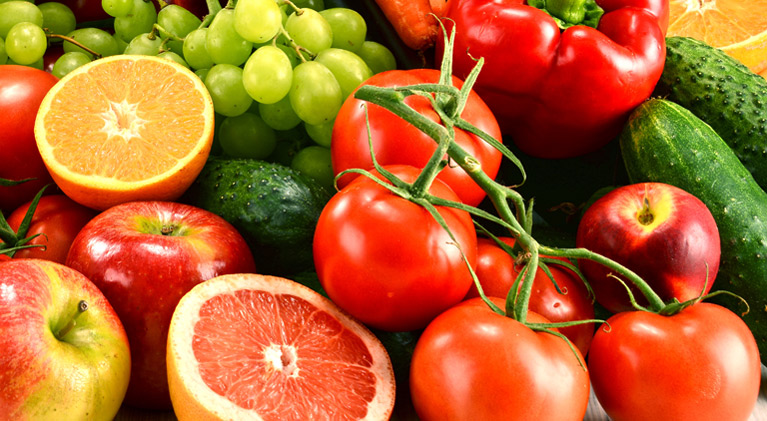
#> input picture TD/TD4/images/fruits.jpg, 767 x 421 px
$ python TD4-Traitement_image_C0.py
#> lines starting #> are read from the running program, lines starting #| are printed output that depends on the picture
# %% [markdown]
# # TD : Vision par ordinateur : traitement d’image

# %% [markdown]
# ### 1. Prérequis
#
# Préparation d’un environnement de travail Python et installation du paquet OpenCV :
# Documentation : [Documentation officielle Python](https://docs.python.org/fr/3/tutorial/venv.html)
#
# 1. Créez un dossier 📂 *VisionIndustrielle* (par exemple sur votre bureau) et ouvrez ce dossier.
# 2. Faites **Shift + clic droit** à l'intérieur du dossier 📂 *VisionIndustrielle*.
# 3. Cliquez sur `Ouvrir la fenêtre PowerShell ici`.
# 4. Exécutez les commandes suivantes pour préparer un environnement Python dédié au traitement d’images :
#
# ```bash
# > python --version                                 # Vérifier que la version de Python est 3.11
# > python -m venv opencv_env                        # Création d'un environnement virtuel nommé "opencv_env"
# > ./opencv_env/Scripts/activate                    # Activation de l'environnement virtuel
# > python -m pip install --upgrade pip              # Mise à jour de l'installeur de paquets
# > pip install jupyter opencv-python matplotlib     # Installation des bibliothèques OpenCV, Matplotlib et Jupyter
# ```

# %%
#!pip install opencv-python matplotlib ipykernel
import cv2
import numpy as np

# %% [markdown]
# ### 2. Lecture d'une image en niveaux de gris
#
# 1. Consultez la documentation de la fonction `cv2.imread` dans la documentation d'OpenCV.
# 2. Utilisez la fonction `cv2.imread` pour lire l'image située à `"../images/fruits.jpg"` en mode niveaux de gris, en utilisant le paramètre `cv2.IMREAD_GRAYSCALE`.
# 3. Affichez les dimensions de l'image à l'aide de l'attribut `.shape` et identifiez les indices correspondant aux lignes et colonnes.
#

# %%
fruits_gray = cv2.imread("images/fruits.jpg", cv2.IMREAD_GRAYSCALE) # lecture de l'image
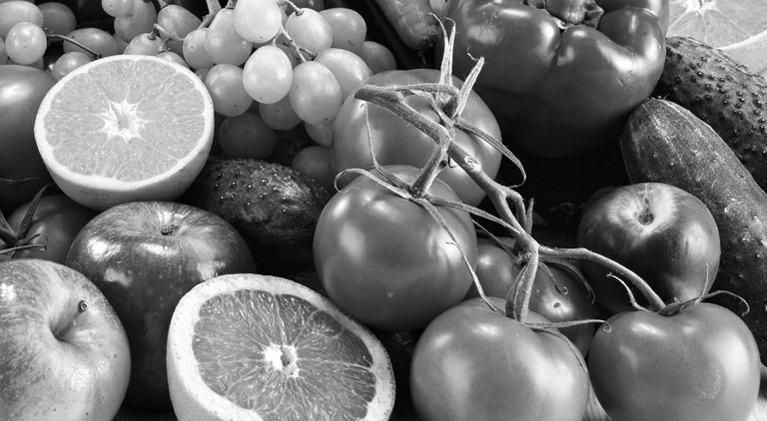
#> fruits_gray: shape (421, 767); min 0, max 255, mean 116.8
if fruits_gray is None:     # si l'image n'a pas pu etre chargée
    print("❌ Erreur: l'image n'a pas pu être chargée")
else:
    print("Les dimensions de l'image sont (nombre de lignes, nombre de colonnes):", fruits_gray.shape)
#| Les dimensions de l'image sont (nombre de lignes, nombre de colonnes): (421, 767)

# %% [markdown]
# ### 3. Affichage d'une image avec le package Matplotlib
#
# 1. Consultez la documentation de la fonction `imshow` du package Matplotlib, en particulier l'utilisation du paramètre `cmap="gray"`.
# 2. Expérimentez en modifiant le paramètre `cmap="gray"` pour observer les effets sur l'affichage (référez-vous à la documentation).
# 3. Créez une fonction nommée `implot` afin de simplifier l'affichage des images dans vos analyses futures.
#

# %%
# affichage de l'image grise
from matplotlib import pyplot as plt
plt.imshow(fruits_gray, cmap="gray")
plt.title('Fruits en niveau de gris')
plt.axis('off')
plt.show()


# %%
# création d'une fonction implot réutilisable autant de fois que nécessaire
def implot(image, title):
    plt.imshow(image, cmap="gray")
    plt.title(title)
    plt.axis('off')
    plt.show()

# utilisation de la fonction implot pour ré-afficher l'image
implot(fruits_gray, "Fruits en niveau de gris avec la fonction implot")

# %% [markdown]
# ### 4. Image en couleur
#
# 1. Utilisez la fonction `cv2.imread` pour lire l'image située à `"../images/fruits.jpg"` avec le paramètre `cv2.IMREAD_UNCHANGED`.
# 2. Affichez les dimensions de l'image à l'aide de l'attribut `.shape` et identifiez les indices correspondant aux lignes, colonnes et canaux de couleur.
# 3. Affichez l'image en couleur en utilisant la fonction `implot`.
# 4. Recherchez des informations sur les différents encodages des images couleur sur ordinateur (par exemple : RGB, BGR, LAB, HSV, etc.).
# 5. Documentez-vous sur ce qu'est un filtre de Bayer et son rôle dans les capteurs d'image.
#

# %%
fruits_bgr = cv2.imread("images/fruits.jpg", cv2.IMREAD_UNCHANGED)
#> fruits_bgr is the input picture: shape (421, 767, 3); mean B, G, R 44, 100.5, 176.4
if fruits_bgr is None:     # si l'image n'a pas pu etre chargée
    print("❌ Erreur: l'image n'a pas pu être chargée")
else:
    print("Les dimensions de l'image sont (nombre de lignes, nombre de colonnes, nombre de couleurs):", fruits_bgr.shape)
#| Les dimensions de l'image sont (nombre de lignes, nombre de colonnes, nombre de couleurs): (421, 767, 3)

implot(fruits_bgr, "Fruits en couleur")

# %% [markdown]
# ### 5. Affichage de l'image en couleur avec OpenCV
#
# 1. Utilisez les fonctions `cv2.imshow` et `cv2.waitKey` pour afficher une image en couleur. Consultez des exemples dans la documentation en ligne d'OpenCV.
# 2. Créez une fonction nommée `imshow_cv` afin de simplifier l'affichage des images pour les prochaines manipulations.
#
#

# %%
# fonction pour afficher une image en format opencv
def imshow_cv(image,  winname = 'Image OpenCV'):
    cv2.imshow(winname, image)
    while(True):        # boucle d'affichage de l'image
        k = cv2.waitKey(60)
        if not cv2.getWindowProperty(winname, cv2.WND_PROP_VISIBLE):  # when window is close get out of the loop
            break
        if k == -1:  # if no key was pressed, -1 is returned
            continue
        else:
            break
    cv2.destroyAllWindows()

# affichage de l'image avec la librairie opencv
# imshow_cv(fruits_bgr, "fruits_bgr")

# %% [markdown]
# ### 6. Convertir l'image en RGB pour l'afficher correctement avec Matplotlib
#
# 1. Convertissez l'image en RGB en inversant directement les canaux de couleur à l'aide d'une manipulation des indices du tableau en Python.
# 2. Alternativement, utilisez la fonction `cv2.cvtColor` pour effectuer la conversion. Consultez la documentation pour plus de détails.
#

# %%
# 1. Conversion des images BGR -> RGB, en utilisant la fonction opencv
fruits_rgb = fruits_bgr[...,[2,1,0]]
implot(fruits_rgb, "Conversion des images BGR -> RGB par indices")

# %%
# 2. Conversion des images BGR -> RGB, en utilisant la fonction opencv
fruits_rgb_cv = cv2.cvtColor(fruits_bgr, cv2.COLOR_BGR2RGB)
implot(fruits_rgb_cv, "Conversion des images BGR -> RGB par opencv")

# %% [markdown]
# ### 7. Afficher les images des différents canaux de couleurs (Rouge, Vert, Bleu)
#
# 1. Affichez les canaux de couleur rouge, vert et bleu séparément.
# 2. Concaténez les images des canaux dans une seule image ayant des dimensions `(3 * largeur x hauteur)` ou `(largeur x 3 * hauteur)`. Vous pouvez utiliser `np.vstack` ou `cv2.hconcat` pour cela.
# 3. Affichez l'image concaténée.
# 4. Affichez également les différents canaux pour les encodages LAB et HSV. Utilisez `cv2.cvtColor` pour effectuer la conversion vers les encodages LAB et HSV.
#

# %%
fruits_rouge = fruits_rgb[...,0]
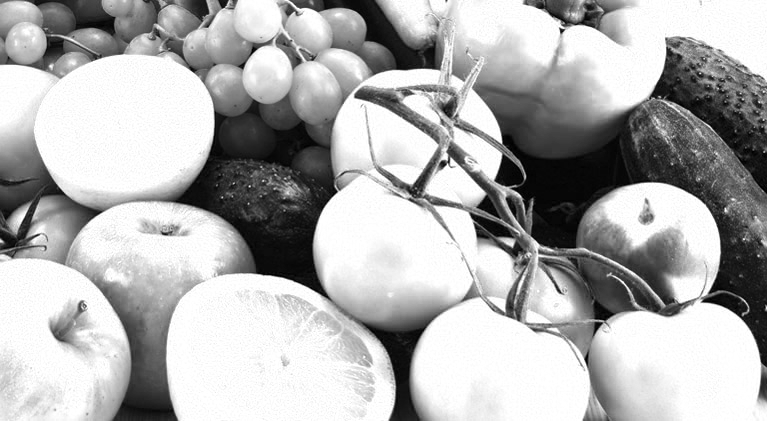
#> fruits_rouge: shape (421, 767); min 0, max 255, mean 176.4
fruits_vert = fruits_rgb[...,1]
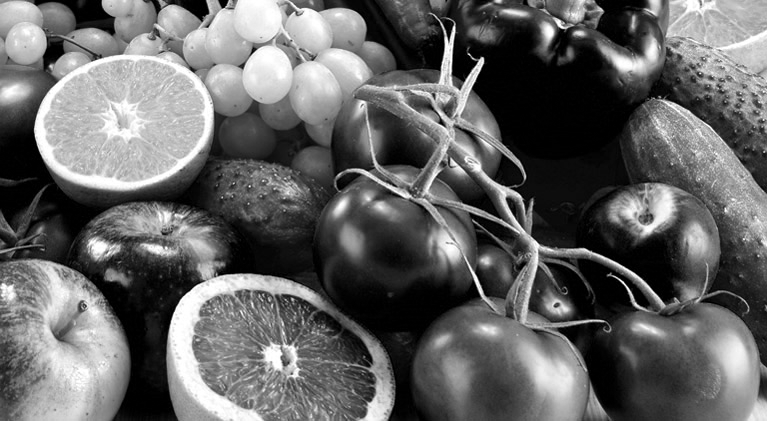
#> fruits_vert: shape (421, 767); min 0, max 255, mean 100.5
fruits_bleu = fruits_rgb[...,2]
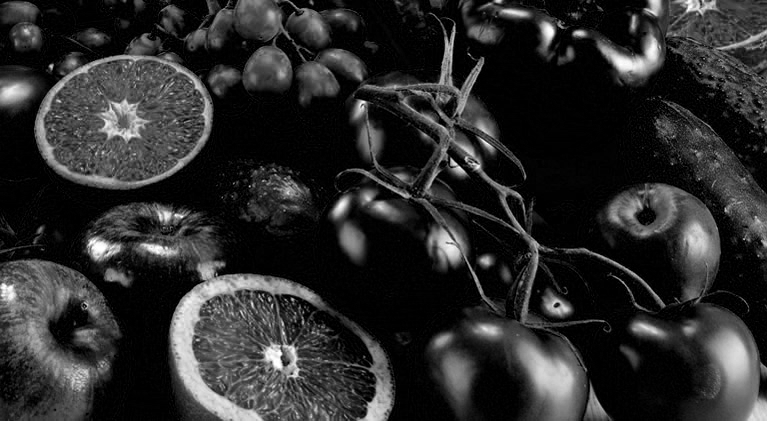
#> fruits_bleu: shape (421, 767); min 0, max 255, mean 44

implot(fruits_rouge, "Fruits Canal Rouge")
implot(fruits_vert, "Fruits Canal Vert")
implot(fruits_bleu, "Fruits Canal Bleu")

# %%
# Concaténation horizontale des différents canaux couleurs dans une seule image
fruits_concat = cv2.hconcat([fruits_rouge, fruits_vert, fruits_bleu])
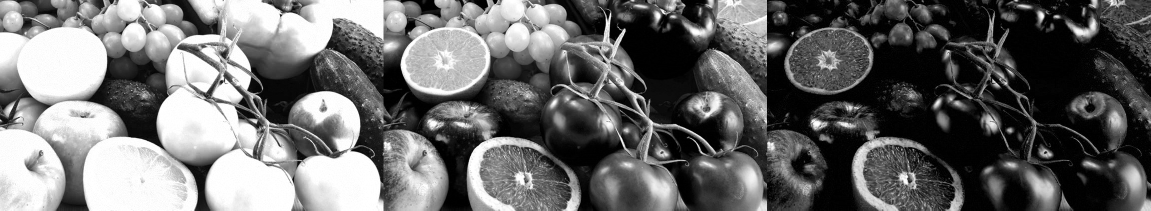
#> fruits_concat: shape (421, 2301) (shown at 1/2 size); min 0, max 255, mean 107
implot(fruits_concat, "Fruits - concaténation horizontale des canaux RGB")

# %% [markdown]
# ### 8. Opérations élémentaires entre images en niveaux de gris
#
# 1. Sélectionnez le canal rouge, vert et/ou bleu d'une image.
# 2. Testez des opérations élémentaires telles que l'addition, la soustraction, la multiplication entre les canaux, en utilisant soit les opérateurs de NumPy (`+`, `-`, `/`, `*`), soit les fonctions d'OpenCV (`cv2.add`, `cv2.subtract`, `cv2.multiply`, `cv2.divide`, etc.).
# 3. Les résultats obtenus sont-ils cohérents ? Quelle est la dynamique ou la profondeur (depth) de l'image ? Vous pouvez vérifier cela en affichant la propriété `dtype` de l'image avec l'instruction `nom_de_mon_image.dtype`.
# 4. Modifiez la profondeur des images pour effectuer les calculs en utilisant des valeurs flottantes en 32 bits. Pour ce faire, utilisez la méthode NumPy `mon_image.astype(np.float32)`.
#

# %%
image_rv = fruits_rouge + fruits_vert
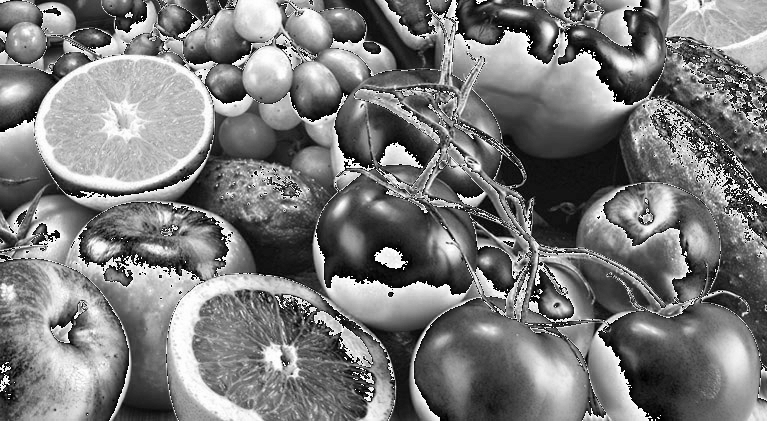
#> image_rv: shape (421, 767); min 0, max 255, mean 122.5
implot(image_rv, "Canal rouge + canal vert - opérateur +")
print("fruits_rouge profondeur :", image_rv.dtype)
#| fruits_rouge profondeur : uint8

# %%
image_rv_cv = cv2.add(fruits_rouge,fruits_vert)
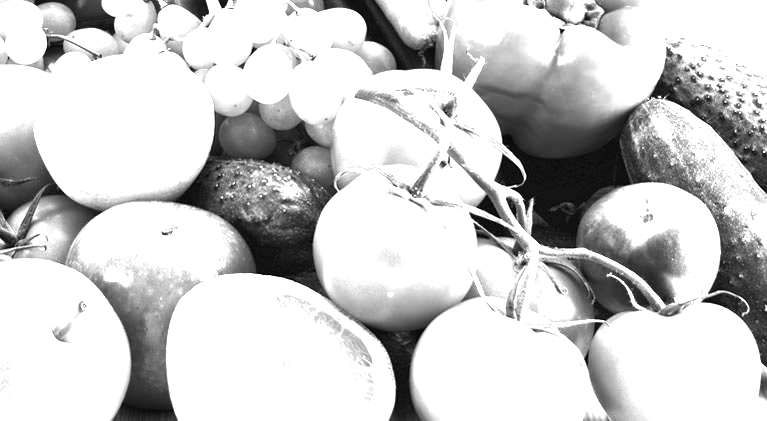
#> image_rv_cv: shape (421, 767); min 0, max 255, mean 203.9
implot(image_rv_cv, "Canal rouge + canal vert avec opencv")
print("fruits_rouge profondeur :", image_rv_cv.dtype)
#| fruits_rouge profondeur : uint8

# %% [markdown]
# ### 9. Opérations élémentaires entre images couleurs
#
# 1. Chargez deux images couleurs. Créez une fonction permettant de lire une image au format BGR avec `cv2.imread` et le paramètre `cv2.IMREAD_UNCHANGED`, tout en la convertissant automatiquement au format RGB pour simplifier les affichages futurs.
# 2. Testez des opérations élémentaires sur les images couleurs, telles que l'addition, la soustraction, la multiplication ou la division. Utilisez soit les opérateurs de NumPy (`+`, `-`, `/`, `*`), soit les fonctions d'OpenCV (`cv2.add`, `cv2.subtract`, `cv2.multiply`, `cv2.divide`, `cv2.addWeighted`, etc.).
# 3. Testez des opérateurs binaires sur les images, comme ceux proposés par NumPy (`np.bitwise_and`, `np.bitwise_or`, `np.bitwise_xor`) ou OpenCV (`cv2.bitwise_and`, `cv2.bitwise_or`, `cv2.bitwise_xor`).
#

# %% [markdown]
# ### 10. Filtrage
#
# 1. Choisissez une image de votre choix et appliquez un filtre de type `cv2.boxFilter` ou `cv2.GaussianBlur` pour lisser l'image.
# 2. Répétez l'opération en utilisant un filtre médian avec la fonction `cv2.medianBlur`.
#

# %% [markdown]
# ### 11. Fonction de génération aléatoire de bruit gaussien :

# %%
# fonction pour ajouter artificiellement du bruit à une image
def add_noise(img, mean = 0, stddev = 36, threshold = None):
    noise = np.zeros(img.shape, np.uint8)
    cv2.randn(noise, np.asarray([mean,mean,mean]),  np.asarray([stddev,stddev,stddev]))
    if threshold:
        noise = np.where(noise>threshold, noise, 0)
    noisy_img = cv2.add(img, noise)
    return noisy_img

# %% [markdown]
# ### 12. Filtrage du bruit
#
# 1. Appliquez les filtres sur une image bruitée en utilisant la fonction `add_noise` (fournie précédemment) pour ajouter artificiellement du bruit à une image.
# 2. Expérimentez avec différents paramètres pour le bruit et testez plusieurs techniques de filtrage (`cv2.boxFilter`, `cv2.GaussianBlur`, `cv2.medianBlur`).
#

# %% [markdown]
# ### 13. Filtrage pour la détection de contours
#
# 1. Appliquez un filtre de type gradient (`cv2.Sobel`) sur une image couleur, en analysant les gradients dans les directions X et Y.
# 2. Modifiez les paramètres du filtre pour observer leurs effets.
# 3. Combinez les gradients X et Y en utilisant `cv2.magnitude` ou une combinaison de `cv2.convertScaleAbs` et `cv2.addWeighted`.
# 4. Facilitez l'affichage des résultats en normalisant les valeurs avec `cv2.normalize` et le paramètre `norm_type=cv2.NORM_MINMAX`.
# 5. Expérimentez la détection des contours avec le filtre `cv2.Laplacian`.
#

# %% [markdown]
# ### 14. Fonction de seuillage / Segmentation
#
# 1. Additionnez les canaux R, G et B de l'image résultant de l'application du gradient.
# 2. Appliquez un seuillage sur une image en niveaux de gris (ou sur l'un des canaux R, G ou B d'une image) à l'aide des fonctions suivantes :
#    - `cv2.threshold`
#    - `cv2.adaptiveThreshold`
#    - `cv2.inRange`
#
#

# %% [markdown]
# ### 15. Morphologie mathématique
#
# 1. Sur une image segmentée, testez les fonctions morphologiques suivantes :
#    - `cv2.erode`
#    - `cv2.dilate`
#    - `cv2.morphologyEx`
# 2. Expliquez ce qu'est une ouverture et une dilatation.
#

# %% [markdown]
# ### 16. Détection de contours : Canny
#
# 1. Utilisez la fonction avancée de détection de contours `cv2.Canny`.
# 2. Utilisez la fonction `cv2.countNonZero` pour compter le nombre de pixels correspondant aux contours détectés.
#

# %% [markdown]
# ### 17. Manipulation des images
#
# 1. Testez la fonction `cv2.resize`.
# 2. Testez la fonction `cv2.pyrDown`.
# 3. Testez la fonction `cv2.flip` avec différents paramètres.
# 4. Sélectionnez une région d’intérêt dans une image.
#

# %% [markdown]
# ### 18. Dessin dans une image
#
# 1. Recherchez comment afficher du texte avec OpenCV (`cv2.putText`).
# 2. Affichez une ligne (`cv2.line`).
# 3. Dessinez un rectangle (`cv2.rectangle`).
# 4. Dessinez un cercle (`cv2.circle`).
# 5. Dessinez une ellipse (`cv2.ellipse`).
#

# %% [markdown]
# ### 19. Afficher l'histogramme du canal rouge
#
# 1. Sélectionnez l'image du canal rouge.
# 2. Recherchez des informations sur ce qu'est un histogramme.
# 3. Calculez son histogramme avec `cv2.calcHist` ou `np.histogram`.
# 4. Affichez son histogramme avec `plt.hist`.
#

# %% [markdown]
# ### 20. Aller plus loin
#
# Tutoriels de traitement d'image :
# - [OpenCV Tutorial - Introduction](https://docs.opencv.org/4.8.0/d6/d00/tutorial_py_root.html)
# - [OpenCV Tutorial - Image Processing](https://docs.opencv.org/4.8.0/d2/d96/tutorial_py_table_of_contents_imgproc.html)
#

# %% [markdown]
# ### 21. Application à la détection de défaut : Contrôle d'ébréchure
#
# 1. Charger l'image ```"../images/controle-ebrechure.jpg"``` et l'image ```"../images/controle-ebrechure_2.jpg"```.
# 2. Effectuer la différence entre ces deux images.
# 3. Appliquer un seuillage sur la différence des deux images.
# 4. Compter le nombre de pixels différents dans l'image seuillée avec la fonction ```cv2.countNonZero```.
# 5. Réaliser la même opération, mais en ajoutant du bruit dans les images à l'aide de la fonction ```add_noise```.
#

$ run again, with TD/TD4/images/A5007.jpg copied over TD/TD4/images/fruits.jpg
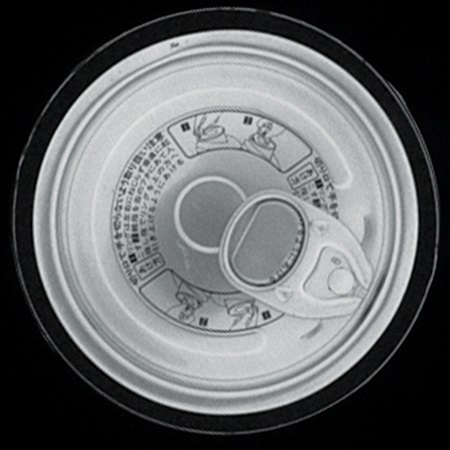
#> input picture TD/TD4/images/A5007.jpg, 450 x 450 px
#| Les dimensions de l'image sont (nombre de lignes, nombre de colonnes): (450, 450)
#> fruits_bgr is the input picture: shape (450, 450, 3); mean B, G, R 102.7, 101.3, 99.4
#| Les dimensions de l'image sont (nombre de lignes, nombre de colonnes, nombre de couleurs): (450, 450, 3)
#> `image_rv = fruits_rouge + fruits_vert`:
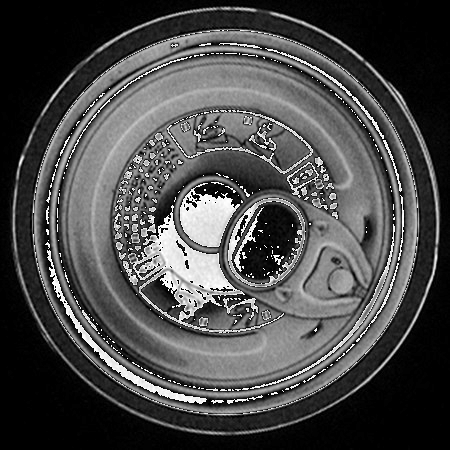
#> image_rv: shape (450, 450); min 0, max 255, mean 74.2
#| fruits_rouge profondeur : uint8
#> `image_rv_cv = cv2.add(fruits_rouge,fruits_vert)`:
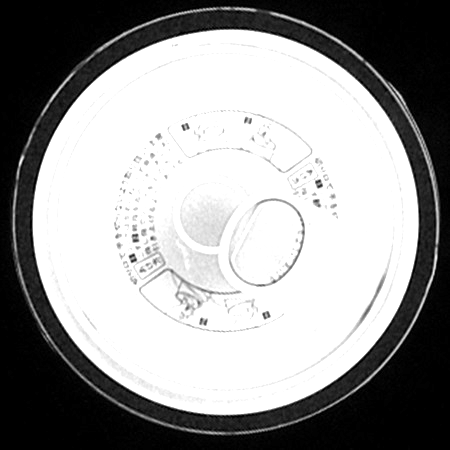
#> image_rv_cv: shape (450, 450); min 0, max 255, mean 152
#| fruits_rouge profondeur : uint8
